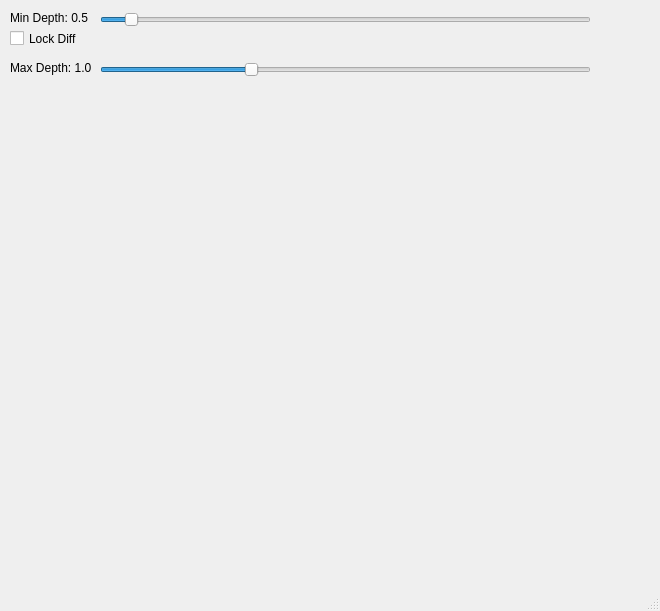
<?xml version="1.0" encoding="UTF-8"?>
<ui version="4.0">
 <author>Mario Pinto</author>
 <class>Preferences</class>
 <widget class="QMainWindow" name="Preferences">
  <property name="geometry">
   <rect>
    <x>0</x>
    <y>0</y>
    <width>660</width>
    <height>611</height>
   </rect>
  </property>
  <property name="windowTitle">
   <string>Preferences GUI</string>
  </property>
  <widget class="QWidget" name="centralwidget">
   <widget class="QLabel" name="preferences_label_min_depth">
    <property name="geometry">
     <rect>
      <x>10</x>
      <y>10</y>
      <width>121</width>
      <height>16</height>
     </rect>
    </property>
    <property name="text">
     <string>Min Depth: 0.5</string>
    </property>
   </widget>
   <widget class="QLabel" name="preferences_label_max_depth">
    <property name="geometry">
     <rect>
      <x>10</x>
      <y>60</y>
      <width>111</width>
      <height>16</height>
     </rect>
    </property>
    <property name="text">
     <string>Max Depth: 1.0</string>
    </property>
   </widget>
   <widget class="QSlider" name="preferences_slider_min_depth">
    <property name="geometry">
     <rect>
      <x>100</x>
      <y>10</y>
      <width>491</width>
      <height>20</height>
     </rect>
    </property>
    <property name="value">
     <number>5</number>
    </property>
    <property name="orientation">
     <enum>Qt::Horizontal</enum>
    </property>
   </widget>
   <widget class="QCheckBox" name="preferences_check_box_diff">
    <property name="geometry">
     <rect>
      <x>10</x>
      <y>30</y>
      <width>70</width>
      <height>17</height>
     </rect>
    </property>
    <property name="layoutDirection">
     <enum>Qt::LeftToRight</enum>
    </property>
    <property name="text">
     <string>Lock Diff</string>
    </property>
   </widget>
   <widget class="QSlider" name="preferences_slider_max_depth">
    <property name="geometry">
     <rect>
      <x>100</x>
      <y>60</y>
      <width>491</width>
      <height>20</height>
     </rect>
    </property>
    <property name="value">
     <number>30</number>
    </property>
    <property name="orientation">
     <enum>Qt::Horizontal</enum>
    </property>
   </widget>
   <widget class="QWidget" name="_preferences_widget" native="true">
    <property name="geometry">
     <rect>
      <x>10</x>
      <y>90</y>
      <width>640</width>
      <height>480</height>
     </rect>
    </property>
   </widget>
  </widget>
  <widget class="QMenuBar" name="menubar">
   <property name="geometry">
    <rect>
     <x>0</x>
     <y>0</y>
     <width>660</width>
     <height>21</height>
    </rect>
   </property>
  </widget>
  <widget class="QStatusBar" name="statusbar"/>
 </widget>
 <resources/>
 <connections/>
</ui>
